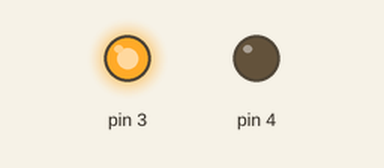
Bench run of a sketch on a simulated Arduino Uno, built with avr-gcc and run on an emulated ATmega328P. Parts: output pins drawn as LEDs (lit = HIGH).

Above: at 2.5 s.
At 7.5 s:
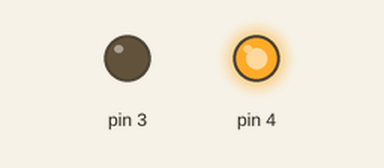
Timing chart, 0 to 13.0 s (numbered marks = the images above):
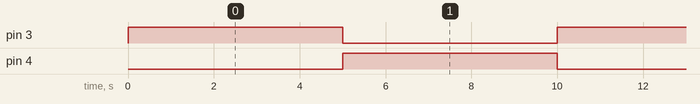

The sketch:

dc_motor_magnificent_vihelmo_kup1.ino
```cpp
// C++ code
//
void setup()
{
  pinMode(3, OUTPUT);
  pinMode(4, OUTPUT);
}

void loop()
{
  digitalWrite(3, HIGH);
  digitalWrite(4, LOW);
  delay(5000); // Wait for 1000 millisecond(s)
  digitalWrite(3, LOW);
  digitalWrite(4, HIGH);
  delay(5000); // Wait for 1000 millisecond(s)
}
```

Measured:
- by itself, pin 3, pin 4: alternates HIGH for 5.0 s and LOW for 5.0 s
